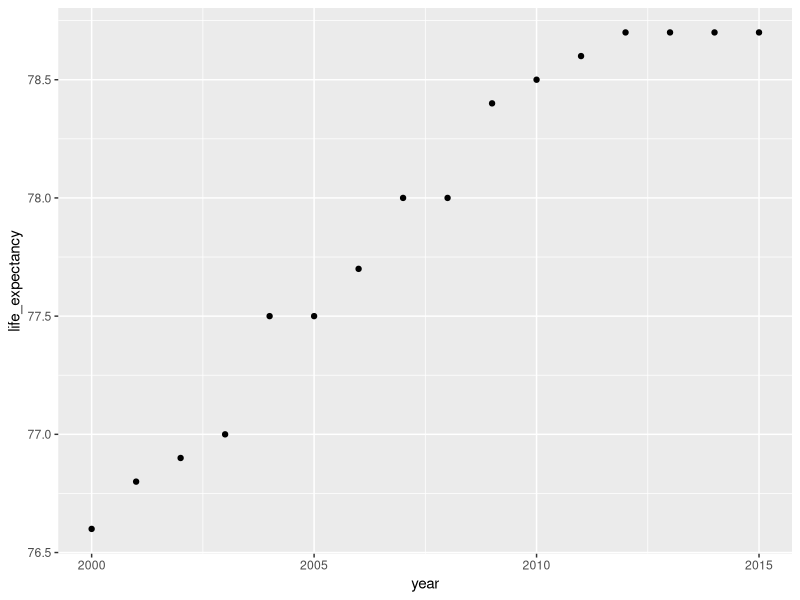

The R script that drew this image: (Note: this script raises an error after producing the figure.)
rm(list = ls())
library(dplyr)
library(ggplot2)

US_life_df <- read.csv("data/us_life_expectancy.csv", stringsAsFactors = FALSE)
US_child_df <- read.csv("data/us_mortality.csv", stringsAsFactors = FALSE)

CA_life_df <- read.csv("data/canada_life_expectancy.csv", stringsAsFactors = FALSE)
CA_child_df <- read.csv("data/canada_mortality.csv", stringsAsFactors = FALSE)


#US life
ggplot(data = US_life_df, aes(x= year, y= life_expectancy)) + geom_point()

#US child
ggplot(data = US_child_df, aes(x= year, y= mortality)) + geom_point()

#CA life
ggplot(data = CA_life_df, aes(x= year, y= life_expectancy)) + geom_point()

#CA child
ggplot(data = CA_child_df, aes(x= year, y= mortality)) + geom_point()

